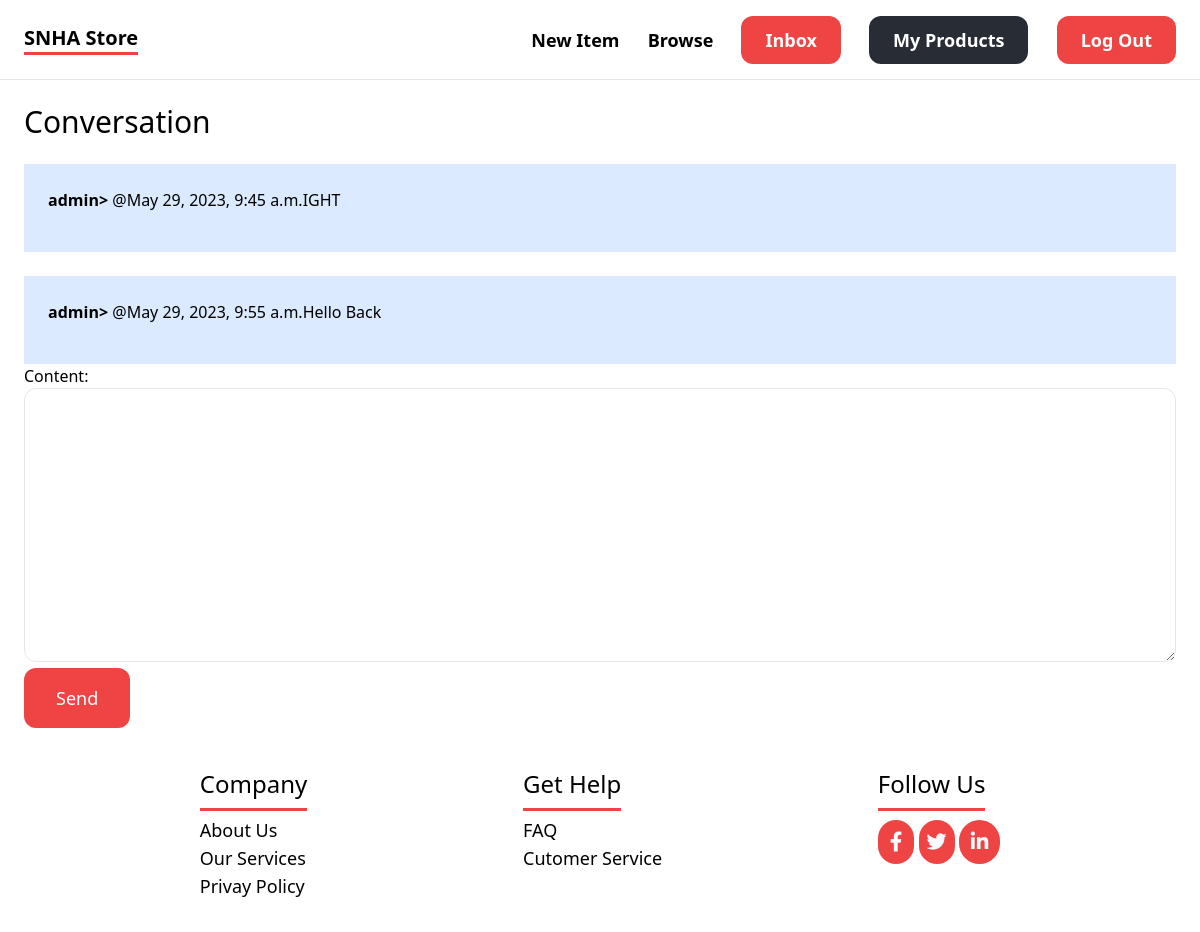
Screenshot of /conversation/8/ (signed in) with the database file from the repository.
### converstaion/models.py (models this page shows)
class ConvertsationMessage(models.Model):
    conversation = models.ForeignKey(Conversation,related_name='messages',on_delete=models.CASCADE)
    content = models.TextField()
    created_at = models.DateTimeField(auto_now_add=True)
    created_by = models.ForeignKey(User,related_name='created_messages',on_delete=models.CASCADE)

### converstaion/views.py (the view)
# urls.py: path("<int:pk>/",detail,name="detail"),
@login_required
def detail(request,pk):
    conversation = Conversation.objects.filter(members__in=[request.user.id]).get(pk=pk)
    if request.method == "POST":
        form = ConversationMessageForm (request.POST)
        if form.is_valid():
            conversation_message = form.save(commit=False)
            conversation_message.conversation = conversation
            conversation_message.created_by = request.user
            conversation_message.save()
            conversation.save()
            return redirect('conversation:detail',pk=pk)
    else:
        form = ConversationMessageForm ()
    return render(request,'conversation/detail.html',{
        'conversation':conversation,
        'form':form
    })

### converstaion/forms.py
class ConversationMessageForm(forms.ModelForm):
    class Meta:
        model = ConvertsationMessage
        fields = ('content',)
        widgets = {
            'content':forms.Textarea(attrs={
                'class':'w-full py-4 px-6 rounded-xl border'
            })
        }

### templates/conversation/detail.html (shortened to what this page needs)
{% extends 'core/base.html' %}
{% block content %}
    <h1 class="mb-6 text-3xl">Conversation</h1>
    <div class="space-y-6">
        {% for message in conversation.messages.all   %}
            <div class="p-6 flex  {% if message.created_by == request.user %}bg-blue-100  {% else %} bg-gray-100 {% endif %} bgrounded-xl">
                <p class="mb-4"><strong>{{message.created_by.username}}></strong> @{{message.created_at}}</p>
                <p>{{message.content}}</p>
            </div>
        {% endfor %}
    </div>
    <form method="POST" action=".">
        {{form.as_p}}
        <button class="py-4 px-8 text-lg bg-red-500 hover:bg-red-700 rounded-xl text-white">Send</button>
    </form>
{% endblock content %}

### rows the page displays
ConvertsationMessage: created_by.username "admin", created_at "May 29, 2023, 9:45 a.m.", content "IGHT"
ConvertsationMessage: created_by.username "admin", created_at "May 29, 2023, 9:55 a.m.", content "Hello Back"
